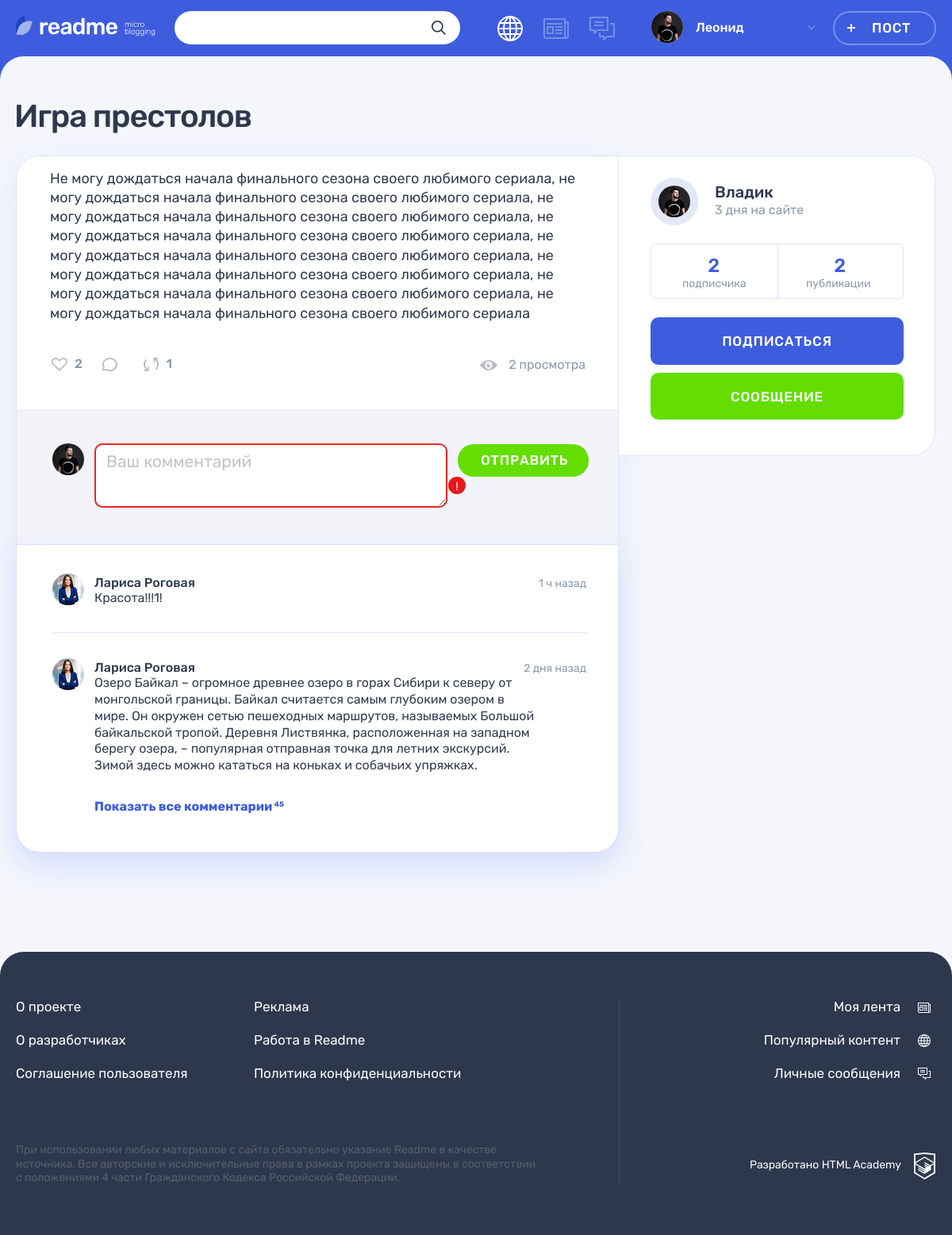
/post.php?id=2, run on the app's committed database.
### tables this page shows
CREATE TABLE IF NOT EXISTS `posts` (
                                     id INT PRIMARY KEY AUTO_INCREMENT,
                                     title VARCHAR(90) NOT NULL,
                                     text TEXT,
                                     quote_author VARCHAR(90),
                                     image VARCHAR(255) UNIQUE,
                                     youtube VARCHAR(255),
                                     website_title VARCHAR(255),
                                     website VARCHAR(255),
                                     views INT,
                                     created_at DATETIME NOT NULL DEFAULT NOW(),
                                     updated_at DATETIME NOT NULL DEFAULT NOW(),
                                     user_id INT NOT NULL,
                                     content_type_id INT NOT NULL,
                                     FOREIGN KEY fk_post_user_id_user_id (user_id) REFERENCES `user`(id) ON DELETE CASCADE,
                                     FOREIGN KEY fk_post_content_type_id_content_type_id (content_type_id) REFERENCES content_type(id) ON DELETE CASCADE,
                                     INDEX idx_post_content_type_id (content_type_id),
                                     INDEX idx_post_content_type_id_user_id (user_id, content_type_id)
);

CREATE TABLE IF NOT EXISTS `user` (
                                    id INT PRIMARY KEY AUTO_INCREMENT,
                                    created_at DATETIME NOT NULL DEFAULT NOW(),
                                    updated_at DATETIME NOT NULL DEFAULT NOW(),
                                    login VARCHAR(255) NOT NULL UNIQUE,
                                    user_name VARCHAR(255) NOT NULL,
                                    email VARCHAR(255) NOT NULL UNIQUE,
                                    password CHAR(32) NOT NULL,
                                    avatar VARCHAR(255) UNIQUE,
                                    INDEX idx_user_username (login)
);

### helpers.php (called while the page is built, shortened)
<?php
function get_noun_plural_form(int $number, string $one, string $two, string $many): string
{
    $number = (int)$number;
    $mod10 = $number % 10;
    $mod100 = $number % 100;
    switch (true) {
        case ($mod10 >= 2 && $mod10 <= 4):
            return $two;
    }
}
function include_template($name, array $data = [])
{
    $name = 'templates/' . $name;
    extract($data);
    require $name;
    $result = ob_get_clean();
    return $result;
}

### data.php (called while the page is built, shortened)
<?php
$link = mysqli_connect('localhost', 'root', '', 'readme');
mysqli_set_charset($link, "utf8");
$postNumberId = isset($_GET['id']) ? "WHERE posts.id = {$_GET['id']}" : '';
$sqlPostNumber = <<<SQL
SELECT
       posts.id post_id,
       title post_title,
       text post_text,
       quote_author post_quote_author,
       image post_image,
       youtube post_youtube,
       website_title post_website_title,
       website post_website,
       views post_views,
       user.user_name user_name,
       user.avatar user_avatar,
       user.id user_id,
       user.created_at,
       content_type.class content_class
FROM posts
INNER JOIN `user` ON posts.user_id = user.id
INNER JOIN content_type ON posts.content_type_id = content_type.id
{$postNumberId};
SQL;
$resultNum = mysqli_query($link, $sqlPostNumber);
$postNums = mysqli_fetch_assoc($resultNum);
$userWho = $postNums['user_id'];
$sqlPostSum = <<<SQL
SELECT
 COUNT(posts.id) as count_post_id,
 user.id as user_id
FROM posts
JOIN `user` ON posts.user_id = user.id
WHERE user.id = {$userWho};
SQL;
$resultPostSum = mysqli_query($link, $sqlPostSum);
$postPostSum = mysqli_fetch_assoc($resultPostSum);
$sqlSubscrSum = <<<SQL
SELECT
subscription.author_id as author_id,
COUNT(subscription.person_subscripted_id) as sum_subscription
FROM `subscription`
JOIN `user` ON subscription.author_id = user.id
WHERE author_id={$userWho} GROUP BY author_id;
SQL;
$resultSubscrSum = mysqli_query($link, $sqlSubscrSum);
$postSubscrSum = mysqli_fetch_assoc($resultSubscrSum);
$sqlLikeSum = <<<SQL
SELECT
COUNT(`like`.user_id) as like_sum,
posts.id as posts_id
FROM `like`
JOIN posts ON `like`.post_id=posts.id
{$postNumberId}
GROUP BY post_id;
SQL;
$resultLikeSum = mysqli_query($link, $sqlLikeSum);
$postLikeSum = mysqli_fetch_assoc($resultLikeSum);
$sqlRepostSum = <<<SQL
SELECT
COUNT(repost.user_id) as repost_sum,
posts.id as post_id
FROM repost
JOIN posts ON repost.post_id=posts.id
{$postNumberId}
GROUP BY post_id;
SQL;
$resultRepostSum = mysqli_query($link, $sqlRepostSum);
$postRepostSum = mysqli_fetch_assoc($resultRepostSum);
$today = new DateTimeImmutable();
$userDateReg = new DateTime($postNums['created_at']);
$diffUserDateReg = $today->diff($userDateReg);
if ($diffUserDateReg->m >= 1) {
    $diffUserReg = sprintf('%d %s', $diffUserDateReg->m, get_noun_plural_form($diffUserDateReg->m, ' месяц ', ' месяца ', ' месяцев '));
}
elseif ($diffUserDateReg->days / 7 >= 1 && $diffUserDateReg->days / 7 < 5) {
    $weeks = floor($diffUserDateReg->days / 7);
    $diffUserReg = sprintf('%d %s', $weeks, get_noun_plural_form($weeks, ' неделя ', ' недели ', ' недель '));
}
elseif ($diffUserDateReg->days >= 1 && $diffUserDateReg->days < 7) {
    $diffUserReg = sprintf('%d %s', $diffUserDateReg->days, get_noun_plural_form($diffUserDateReg->d, ' день ', ' дня ', ' дней '));
}
elseif ($diffUserDateReg->h >= 1 && $diffUserDateReg->h < 24) {
    $diffUserReg = sprintf('%d %s', $diffUserDateReg->h, get_noun_plural_form($diffUserDateReg->h, ' час ', ' часа ', ' часов '));
}
elseif ($diffUserDateReg->i < 60) {
    $diffUserReg = sprintf('%d %s', $diffUserDateReg->i, get_noun_plural_form($diffUserDateReg->i, ' минута ', ' минуты ', ' минут '));
};

### templates/post-details.php (the view, shortened to what this page needs)
<main class="page__main page__main--publication">
    <div class="container">
        <h1 class="page__title page__title--publication"><?=$postNums['post_title']; ?></h1>
        <section class="post-details">
            <div class="post-details__wrapper post-photo">
                <div class="post-details__main-block post post--details">
                    <?php if($postNums['content_class'] == 'photo'): ?>
                        <div class="post-details__image-wrapper post-photo__image-wrapper">
                            <img src="img/<?=$postNums['post_image']; ?>" alt="Фото от пользователя" width="760" height="507">
                        </div>
                    <?php elseif($postNums['content_class'] == 'text'): ?>
                        <div class="post-details__image-wrapper post-text">
                            <div class="post__main">
                                <p>
                                    <?=$postNums['post_text'];?>
                                </p>
                            </div>
                        </div>
                    <?php elseif($postNums['content_class'] == 'video'): ?>
                        <div class="post-details__image-wrapper post-photo__image-wrapper">
                            <?=embed_youtube_video($postNums['post_youtube']); ?>
                        </div>
                    <?php endif; ?>
                    <div class="post__indicators">
                        <div class="post__buttons">
                            <a class="post__indicator post__indicator--likes button" href="#" title="Лайк">
                                <svg class="post__indicator-icon" width="20" height="17">
                                    <use xlink:href="#icon-heart"></use>
                                </svg>
                                <span><?=$postLikeSum['like_sum']; ?> </span>
                            </a>
                            <a class="post__indicator post__indicator--comments button" href="#" title="Комментарии">
                                <svg class="post__indicator-icon" width="19" height="17">
                                    <use xlink:href="#icon-comment"></use>
                                </svg>
                            </a>
                            <a class="post__indicator post__indicator--repost button" href="#" title="Репост">
                                <svg class="post__indicator-icon" width="19" height="17">
                                    <use xlink:href="#icon-repost"></use>
                                </svg>
                                <span><?=$postRepostSum['repost_sum']; ?></span>
                            </a>
                        </div>
                        <span class="post__view"><?=$postNums['post_views'] . get_noun_plural_form($postNums['post_views'], ' просмотр', ' просмотра', ' просмотров'); ?></span>
                    </div>
                    <div class="comments">
                        <form class="comments__form form" action="#" method="post">
                            <div class="comments__my-avatar">
                                <img class="comments__picture" src="img/userpic-medium.jpg" alt="Аватар пользователя">
                            </div>
                            <div class="form__input-section form__input-section--error">
                                <textarea class="comments__textarea form__textarea form__input" placeholder="Ваш комментарий"></textarea>
                                <button class="form__error-button button" type="button">!</button>
                            </div>
                            <button class="comments__submit button button--green" type="submit">Отправить</button>
                        </form>
                        <div class="comments__list-wrapper">
                            <ul class="comments__list">
                                <li class="comments__item user">
                                    <div class="comments__avatar">
                                        <a class="user__avatar-link" href="#">
                                            <img class="comments__picture" src="img/userpic-larisa.jpg" alt="Аватар пользователя">
                                        </a>
                                    </div>
                                    <div class="comments__info">
                                        <div class="comments__name-wrapper">
                                            <a class="comments__user-name" href="#">
                                                <span>Лариса Роговая</span>
                                            </a>
                                            <time class="comments__time" datetime="2019-03-20">1 ч назад</time>
                                        </div>
                                        <p class="comments__text">
                                            Красота!!!1!
                                        </p>
                                    </div>
                                </li>
                                <li class="comments__item user">
                                    <div class="comments__avatar">
                                        <a class="user__avatar-link" href="#">
                                            <img class="comments__picture" src="img/userpic-larisa.jpg" alt="Аватар пользователя">
                                        </a>
                                    </div>
                                    <div class="comments__info">
                                        <div class="comments__name-wrapper">
                                            <a class="comments__user-name" href="#">
                                                <span>Лариса Роговая</span>
                                            </a>
                                            <time class="comments__time" datetime="2019-03-18">2 дня назад</time>
                                        </div>
                                        <p class="comments__text">
                                            Озеро Байкал – огромное древнее озеро в горах Сибири к северу от монгольской границы. Байкал считается самым глубоким озером в мире. Он окружен сетью пешеходных маршрутов, называемых Большой байкальской тропой. Деревня Листвянка, расположенная на западном берегу озера, – популярная отправная точка для летних экскурсий. Зимой здесь можно кататься на коньках и собачьих упряжках.
                                        </p>
                                    </div>
                                </li>
                            </ul>
                            <a class="comments__more-link" href="#">
                                <span>Показать все комментарии</span>
                                <sup class="comments__amount">45</sup>
                            </a>
                        </div>
                    </div>
                </div>
                <div class="post-details__user user">
                    <div class="post-details__user-info user__info">
                        <div class="post-details__avatar user__avatar">
                            <a class="post-details__avatar-link user__avatar-link" href="#">
                                <img class="post-details__picture user__picture" src="img/<?=$postNums['user_avatar']; ?>" alt="Аватар пользователя">
                            </a>
                        </div>
                        <div class="post-details__name-wrapper user__name-wrapper">
                            <a class="post-details__name user__name" href="#">
                                <span><?=$postNums['user_name']; ?></span>
                            </a>
                            <time class="post-details__time user__time" datetime="2014-03-20"><?=$diffUserReg; ?>на сайте</time>
                        </div>
                    </div>
                    <div class="post-details__rating user__rating">
                        <p class="post-details__rating-item user__rating-item user__rating-item--subscribers">
                            <span class="post-details__rating-amount user__rating-amount"><?=$postSubscrSum['sum_subscription']; ?></span>
                            <span class="post-details__rating-text user__rating-text"><?=get_noun_plural_form($postSubscrSum['sum_subscription'], ' подписчик', ' подписчика', ' подписчиков'); ?></span>
                        </p>
                        <p class="post-details__rating-item user__rating-item user__rating-item--publications">
                            <span class="post-details__rating-amount user__rating-amount"><?=$postPostSum['count_post_id']; ?></span>
                            <span class="post-details__rating-text user__rating-text"><?=get_noun_plural_form($postPostSum['count_post_id'], ' публикация', ' публикации', ' публикаций'); ?></span>
                        </p>
                    </div>
                    <div class="post-details__user-buttons user__buttons">
                        <button class="user__button user__button--subscription button button--main" type="button">Подписаться</button>
                        <a class="user__button user__button--writing button button--green" href="#">Сообщение</a>
                    </div>
                </div>
            </div>
        </section>
    </div>
</main>

### data on the page
posts: title "Игра престолов", text "Не могу дождаться начала финального сезона своего любимого сериала, не могу дождаться начала финального сезона своего любимого сериала, не могу дождаться начала финального сезона своего любимого сериала, не могу дождаться начала финального сезона своего любимого сериала, не могу дождаться начала финального сезона своего любимого сериала, не могу дождаться начала финального сезона своего любимого сериала, не могу дождаться начала финального сезона своего любимого сериала, не могу дождаться начала финального сезона своего любимого сериала", views "2", views "просмотра", user.avatar (picture), user.user_name "Владик"

### other printed values
$userName "Леонид"
$postLikeSum['like_sum'] "2"
$postRepostSum['repost_sum'] "1"
$diffUserReg "3 дня"
$postSubscrSum['sum_subscription'] "2"
$postPostSum['count_post_id'] "2"
